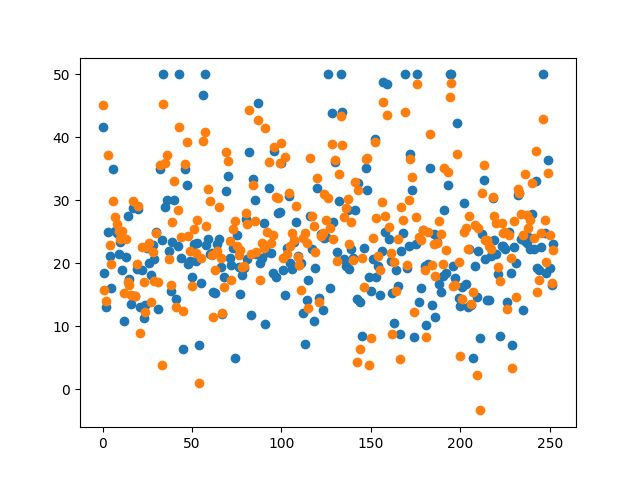

The script that saved this image:
import numpy
# import pandas
import linweighreg
import matplotlib.pyplot as plt

# load data
train_data = numpy.loadtxt("boston_train.csv", delimiter=",")
test_data = numpy.loadtxt("boston_test.csv", delimiter=",")
# X_train: first 13 values correspond to features
# t_train: talist(range(len(self.w)))rget house price = the last value MEDV(median value of owner-occupied homes in $1000's)
X_train, t_train = train_data[:,:-1], train_data[:,-1]
X_test, t_test = test_data[:,:-1], test_data[:,-1]
# make sure that we have N-dimensional Numpy arrays (ndarray)
t_train = t_train.reshape((len(t_train), 1))
t_test = t_test.reshape((len(t_test), 1))
print("Number of training instances: %i" % X_train.shape[0])
print("Number of test instances: %i" % X_test.shape[0])
print("Number of features: %i" % X_train.shape[1])


# (b) fit linear regression model using all features
W = linweighreg.LinearRegression()
W.fit(X_train, t_train)
# (14,1)
print(W.w)
# compute predictions
predictions = W.predict(X_test)
print(predictions)

# scatter plot for the model that is based on all features
predictions = numpy.array(predictions).reshape(len(predictions))
xplot = range(253)
y1 = t_test
y2 = numpy.full(shape=253, fill_value=predictions)
plt.scatter(xplot, y1)
plt.scatter(xplot, y2)
plt.savefig("housing_2")
plt.show()